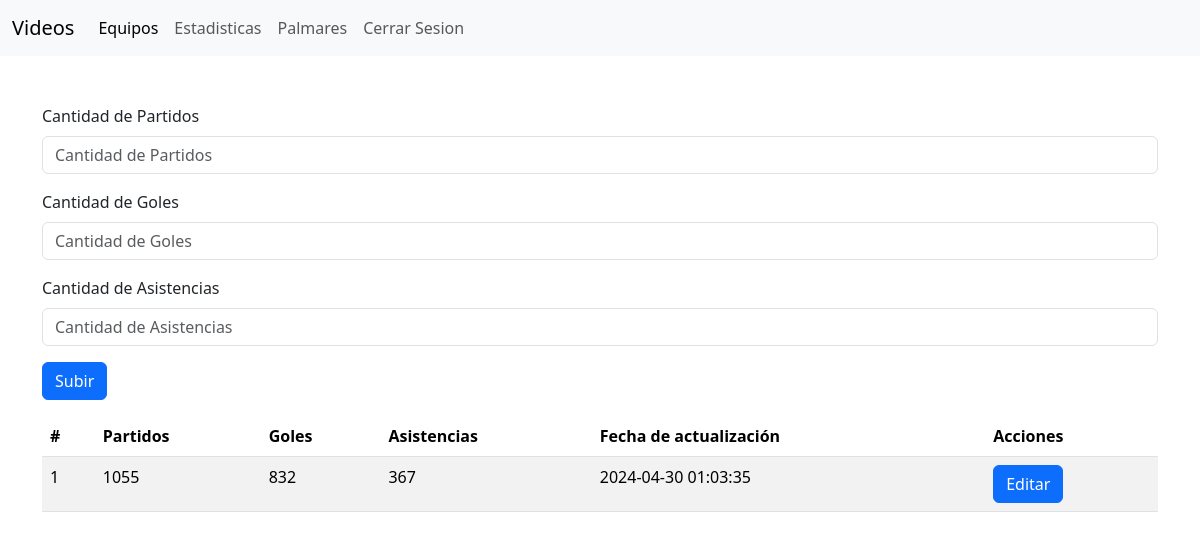
The page /estadisticas.php (signed in) on the database its author committed.
### tables this page shows
CREATE TABLE `estadisticas` (
  `id` int(11) NOT NULL,
  `partidos` int(10) NOT NULL,
  `goles` int(10) NOT NULL,
  `asistencias` int(11) NOT NULL,
  `fecha` timestamp NOT NULL DEFAULT current_timestamp()
);

### estadisticas.php (the view, shortened to what this page needs)
<?php
include("conexion.php");
?>
<?php include("cabecera.php")?>
<?php include("lateral.php")?>
<div class="container mt-5">
<form action="estadisticas.php" method="post">
        <div class="mb-3">
            <label for="partidos" class="form-label">Cantidad de Partidos</label>
            <input type="number" name="partidos" class="form-control" id="partidos" placeholder="Cantidad de Partidos">
        </div>
        <div class="mb-3">
            <label for="goles" class="form-label">Cantidad de Goles</label>
            <input type="number" name="goles" class="form-control" id="goles" placeholder="Cantidad de Goles">
        </div>
        <div class="mb-3">
            <label for="asistencias" class="form-label">Cantidad de Asistencias</label>
            <input type="number" name="asistencias" class="form-control" id="asistencias" placeholder="Cantidad de Asistencias">
        </div>
        <button type="submit" class="btn btn-primary" name="subir">Subir</button>
    </form>
<table class="table table-striped mt-3">
    <thead>
        <th>#</th>
        <th>Partidos</th>
        <th>Goles</th>
        <th>Asistencias</th>
        <th>Fecha de actualización</th>
        <th>Acciones</th>
    </thead>
    <tbody>
        <?php
        $sqltabla = "SELECT * FROM `estadisticas`";
        $resultadoestadisticas = mysqli_query($con, $sqltabla);
        while($row = mysqli_fetch_array($resultadoestadisticas)){ ?>
        <tr>
            <td> <?php echo $row['id']?></td>
            <td> <?php echo $row['partidos']?></td>
            <td><?php echo $row['goles']?></td>
            <td><?php echo $row['asistencias']?></td>
            <td><?php echo $row['fecha']?></td>
            <td>
            <a href="edit_estadisticas.php?id=<?php echo $row['id']?>"class="btn btn-primary">Editar</a>
            </td>
        </tr>
        <?php
        }
        ?>
    </tbody>
</table>
</div>
</body>
</html>

### rows shown on the page
estadisticas: id "1", partidos "1055", goles "832", asistencias "367", fecha "2024-04-30 01:03:35"
